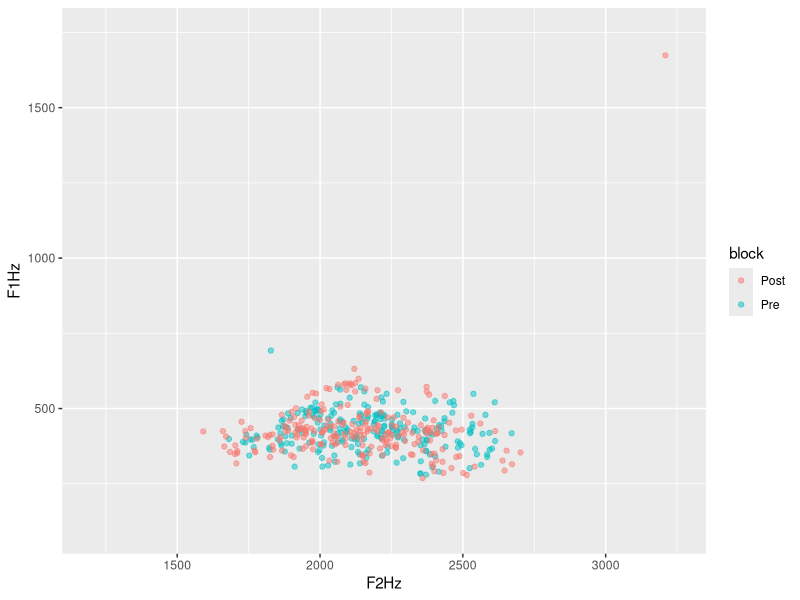
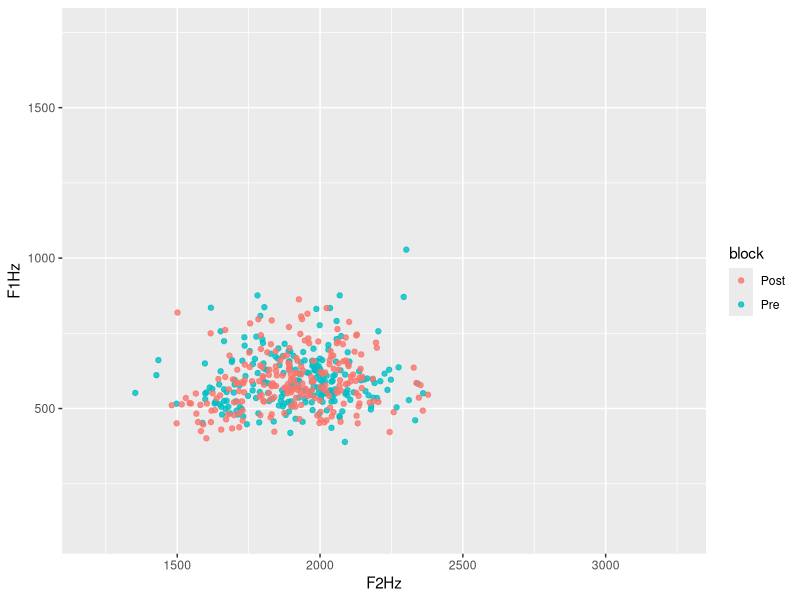
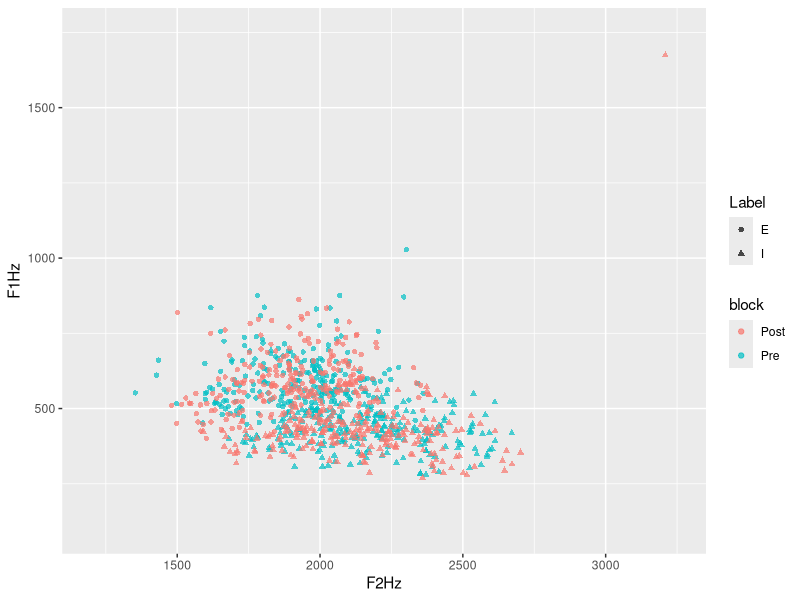
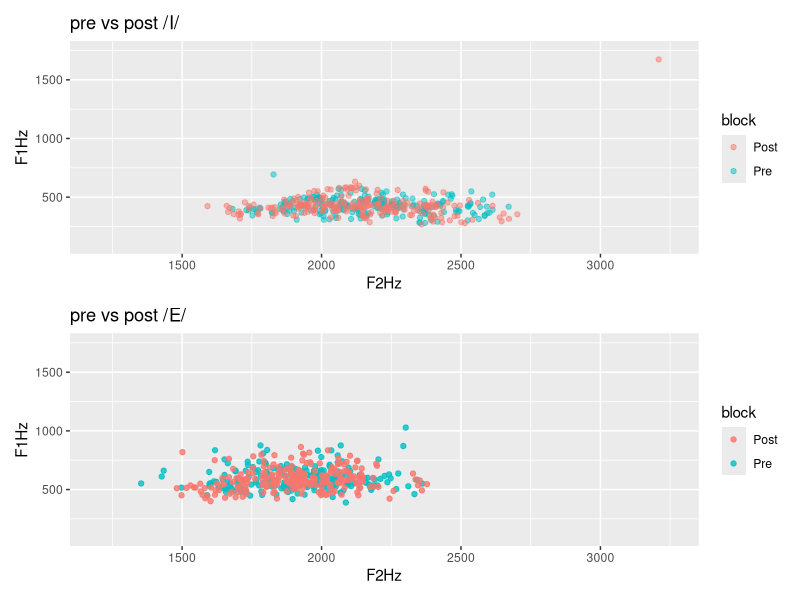
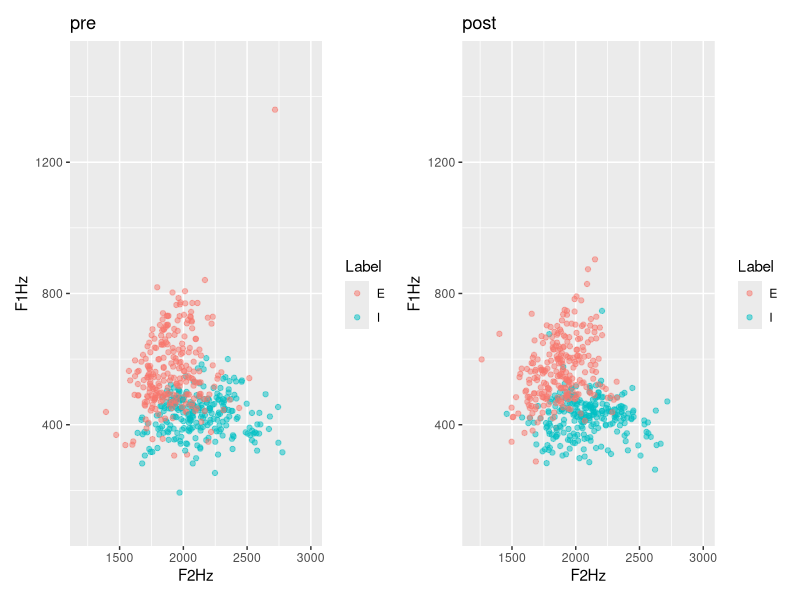
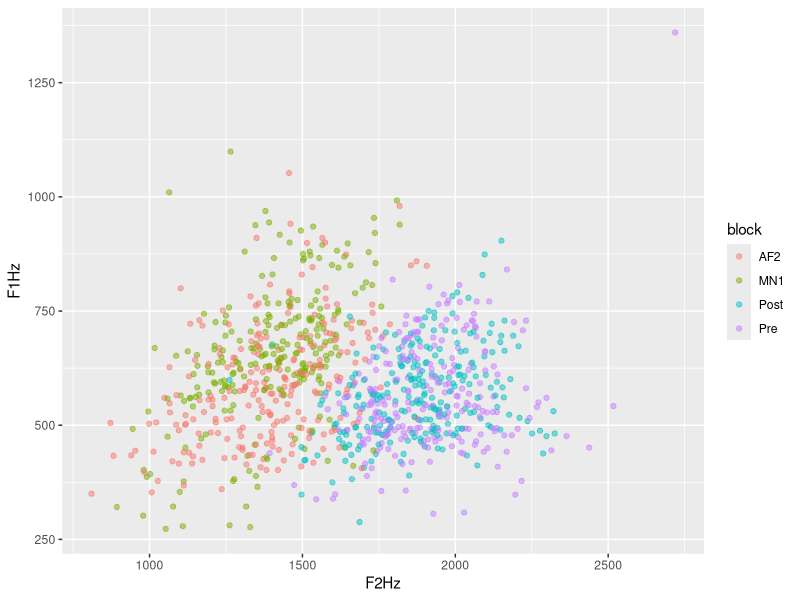
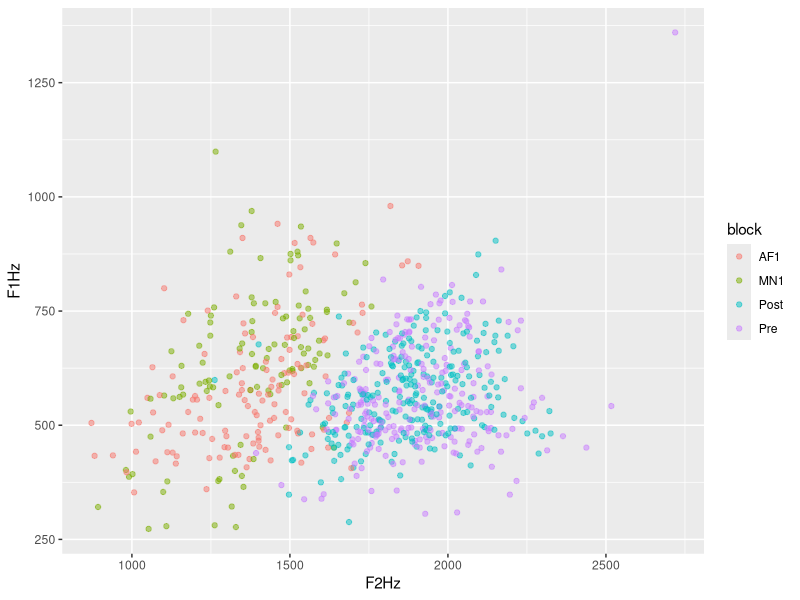
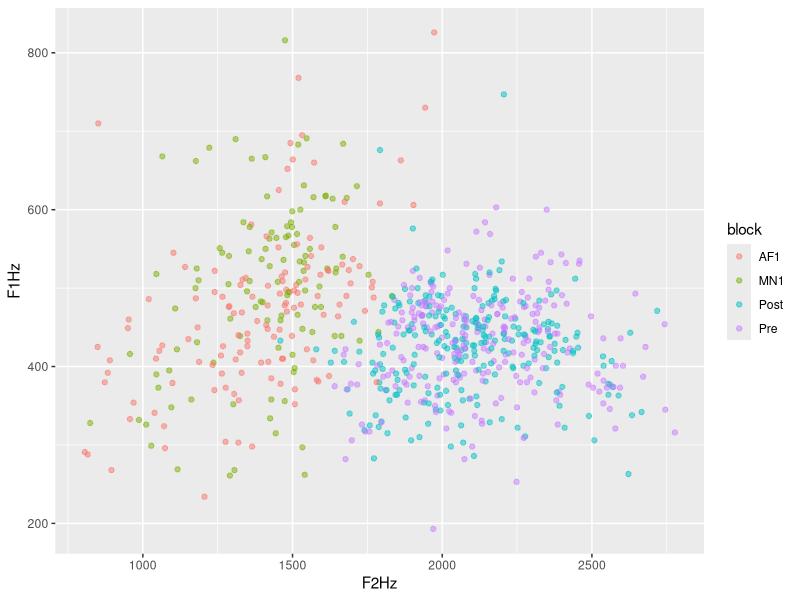

These figures' R source, in order: (Note: this script raises an error after producing the figures.)
## ---- chunk 1
library(dplyr)
fi<- read.csv("allFemaleI.csv", header = TRUE, sep = "\t")
fig<- fi |> mutate(gender = c(rep("F", times = nrow(fi))))
  
fe <- read.csv("allFemaleE.csv", header = TRUE, sep = "\t")
feg<- fe |> mutate(gender = c(rep("F", times = nrow(fe))))

mi<- read.csv("allMaleI.csv", header = TRUE, sep = "\t")
  mig<- mi |> mutate(gender = c(rep("M", times = nrow(mi))))

me <- read.csv("allMaleE.csv", header = TRUE, sep = "\t")
meg<- me |> mutate(gender = c(rep("M", times = nrow(me))))

mfie<- rbind(fig, feg, mig, meg)

#extract the fileName column
#fileNames<- rcds |> select(fileName)
#head(fileNames)
## ---- chunk 2
prod <- read.table(text = as.character(mfie$fileName), sep = "_")
head(prod)

### removing the ".wav" from the final column
#```{r}
#library(stringr)
#library(dplyr)
#prod <- prod %>% 
#  mutate(V5 =
#   str_sub(prod$V5, end=-5)
#  )
#head(prod)
## ---- chunk 3
#removing column 1 because it's just "subj"
newcols <- prod %>% 
  select(-V1)
colnames(newcols)

#revert the "Post" and the "seq" for posttest items 
#if v5 = post, v5 = v4, v4 = v5
correctPost <- newcols |> 
  mutate(V51 = ifelse(V5 == "Post", V4, V5),
         V4 = ifelse(V5 == "Post", V5, V4)) |> 
  select(-V5) |> 
  rename("V5" = "V51")

head(correctPost)

#rename new columns accordingly
nc<- correctPost %>% 
  rename("subj" = "V2",
         "word" = "V3",
         "block" = "V4",
         "seq" = "V5")

head(nc)


allcol<- as.data.frame(cbind(mfie$fileName, nc))|> rename("fileName"="mfie$fileName")
colnames(allcol)

df <- full_join(allcol, mfie, by = "fileName") |> rename("F0Hz" = "F0.Hz.", "F1Hz" = "F1.Hz.", "F2Hz" = "F2.Hz.", "F1Bark" = "F1.Bark.", "F2Bark" = "F2.Bark.")

#add column about BB condition

d <- df |> 
   mutate(
    BB = case_when(
      subj == "2" ~ "BB",
      subj == "4" ~ "BB",
      subj == "5" ~ "BB",
      subj == "9" ~ "BB",
      subj == "10" ~ "BB",
      subj == "12" ~ "BB",
      subj == "13" ~ "BB",
      subj == "14" ~ "BB",
      subj == "15" ~ "BB",
      subj == "16" ~ "BB",
      subj == "17" ~ "BB",
      subj == "19" ~ "BB",
      subj == "22" ~ "BB",
      subj == "25" ~ "BB",
      subj == "28" ~ "BB",
      subj == "32" ~ "BB",
      subj == "33" ~ "BB",
      subj == "34" ~ "BB",
      subj == "37" ~ "BB",
      subj == "39" ~ "BB",
      subj == "41" ~ "BB",
      subj == "42" ~ "BB",
      subj == "44" ~ "BB",
      subj == "45" ~ "BB",
      subj == "48" ~ "BB",
      subj == "52" ~ "BB",
      subj == "53" ~ "BB",
      subj == "55" ~ "BB",
      subj == "58" ~ "BB",
      subj == "59" ~ "BB",
      subj == "60" ~ "BB",
      TRUE ~ "NB")
   )

## ---- chunk 4
library(ggplot2)
library(patchwork)
#NB group pre and post for I
nbprei<- d |> filter(BB == "NB", block == "Pre", Label == "I")
nbposti <- d |> filter(BB == "NB", block == "Post", Label == "I")
nbi <- rbind(nbprei, nbposti)

ggplot(data = nbi, aes(x = F2Hz, y = F1Hz, color = block))+
  geom_point(alpha = 0.5) + xlim(1200, 3250) + ylim(100, 1750)

#NB group pre and post for E
nbpree<- d |> filter(BB == "NB", block == "Pre", Label == "E")
nbposte <- d |> filter(BB == "NB", block == "Post", Label == "E")
nbe <- rbind(nbpree, nbposte)

ggplot(data = nbe, aes(x = F2Hz, y = F1Hz, color = block))+
  geom_point(alpha = 0.8) + xlim(1200, 3250) + ylim(100, 1750)

#I and E together
nbpre<- d |> filter(BB == "NB", block == "Pre")
nbpost <- d |> filter(BB == "NB", block == "Post")
nb <- rbind(nbpre, nbpost)

ggplot(data = nb, aes(x = F2Hz, y = F1Hz, color = block, shape = Label))+
  geom_point(alpha = 0.7) +xlim(1200, 3250) + ylim(100, 1750)

pi<- ggplot(data = nbi, aes(x = F2Hz, y = F1Hz, color = block))+
  geom_point(alpha = 0.5) +xlim(1200, 3250) + ylim(100, 1750) + labs(title = "pre vs post /I/")

pe<-ggplot(data = nbe, aes(x = F2Hz, y = F1Hz, color = block))+
  geom_point(alpha = 0.8) +xlim(1200, 3250) + ylim(100, 1750)+ labs(title = "pre vs post /E/")
pi / pe
## ---- chunk 5
library(patchwork)
#BB group pre and post
bbpre<- d |> filter(BB == "BB", block == "Pre") #, Label == "E")
bbpost <- d |> filter(BB == "BB", block == "Post") #,Label == "E")
bb <- rbind(bbpre, bbpost)

#contrast at pretest for BB group
p1 <- ggplot(data = bbpre, aes(x = F2Hz, y = F1Hz, color = Label))+
  geom_point(alpha = 0.5) + xlim(1200,3000) + ylim(100, 1500)+labs(title = "pre")

#contrast at posttest for BB group
p2 <- ggplot(data = bbpost, aes(x = F2Hz, y = F1Hz, color = Label))+
  geom_point(alpha = 0.5) + xlim(1200,3000) + ylim(100, 1500) + labs(title = "post")

p1 + p2
## ---- chunk 6
library(ggplot2)
#BB group pretest and test
bbprentest<- d |> filter(BB == "BB", Label == "E")
#nrow(bbprentest)

ggplot(data = bbprentest, aes(x = F2Hz, y = F1Hz, color = block))+
  geom_point(alpha = 0.5)
## ---- chunk 7
d |> count(subj)
## ---- chunk 8

#define a function
#correctBlocks <- function(n) {

mn2subj <- c("2", "3", "5", "6", "8", "9", "10", "12", "15", "17", "19", "26", "30", "31", "33", "35", "38", "40", "42", "43", "46", "48", "50", "51", "52", "53", "54", "56", "58", "60")

db <-  d |> 
  mutate(
    block = case_when(
      subj %in% mn2subj & block == "MN1" ~ "MN2",
      subj %in% mn2subj & block == "AF2" ~ "AF1",
      subj %in% mn2subj & block == "Pre" ~ "Pre",
      subj %in% mn2subj & block == "Post" ~ "Post",
      !(subj %in% mn2subj) & block == "MN1" ~ "MN1",
      !(subj %in% mn2subj) & block == "AF2" ~ "AF2",
      !(subj %in% mn2subj) & block == "Pre" ~ "Pre",
      !(subj %in% mn2subj) & block == "Post" ~ "Post"
    )
    )
#}
## ---- chunk 9
#check if all subjects are coded correctly

db |> filter(block == "MN2") |> count(subj)
## ---- chunk 10
library(ggplot2)
# /E/ in BB group pretest and test
bbprentest<- db |> filter(BB == "BB", Label == "E") |> filter(block == "Pre" | block == "AF1" | block == "MN1" | block == "Post")
#nrow(bbprentest)

ggplot(data = bbprentest, aes(x = F2Hz, y = F1Hz, color = block))+
  geom_point(alpha = 0.5)

# /I/ in BB group pretest and test
bbprentest<- db |> filter(BB == "BB", Label == "I") |> filter(block == "Pre" | block == "AF1" | block == "MN1" | block == "Post")
#nrow(bbprentest)

ggplot(data = bbprentest, aes(x = F2Hz, y = F1Hz, color = block))+
  geom_point(alpha = 0.5)
## ---- chunk 11
#BB group, pre vs post, both phonemes
library(patchwork)
bbprentestE<- db |> filter(BB == "BB", Label == "E") |> filter(block == "Pre" | block == "Post")
bbprentestI<- db |> filter(BB == "BB", Label == "I") |> filter(block == "Pre" | block == "Post")
#nrow(bbprentest)

p1 <- ggplot(data = bbprentestE, aes(x = F2Hz, y = F1Hz, color = block))+
  geom_point(alpha = 0.5) + ggtitle("pre/post comparison of /E/")+theme(legend.position="none")

p2 <- ggplot(data = bbprentestI, aes(x = F2Hz, y = F1Hz, color = block))+
  geom_point(alpha = 0.5)+ ggtitle("pre/post comparison of /I/")

p1 + p2 
## ---- chunk 12
#blocks: pre, AF1, MN1, Post

library(lme4)

af1subj <- c("2", "3", "5", "6", "8", "9", "10", "12", "15", "17", "19", "26", "30", "31", "33", "35", "38", "40", "42", "43", "46", "48", "50", "51", "52", "53", "54", "56", "58", "60")

df <- db |> filter(block == "Pre" | block == "AF1" | block == "MN1" | block == "Post") |> 
  mutate(
    AF = case_when(
      subj %in% af1subj ~ "AF",
      TRUE ~ "MN")) |> mutate(
     block = case_when(
      block == "AF1" ~ "2",
      block == "MN1" ~ "2",
      block == "Pre" ~ "1",
      block == "Post" ~ "4")
   )

#change variables into correct data types
df$BB <- as.factor(df$BB)
df$Label <- as.factor(df$Label)
df$block <- as.factor(df$block)
df$gender <- as.factor(df$gender)
df$AF <- as.factor(df$AF)
df$subj <- as.character(df$subj)
df$seq <- as.numeric(df$seq)
df$F0Hz <- as.numeric(df$F0Hz)
df$F1Hz <- as.numeric(df$F1Hz)
df$F2Hz <- as.numeric(df$F2Hz)
df$F1Bark <- as.numeric(df$F1Bark)
df$F2Bark <- as.numeric(df$F2Bark)

write.csv(df, "productionFullTable.csv")

#contrast coding
df$BB <- relevel(df$BB, ref = "NB")

df$Label <- relevel(df$Label, ref = "I")

df$block <- relevel(df$block, ref = "1")

df$gender <- relevel(df$gender, ref = "F")

#model with blocks 1,2,4
f1hzallbl <- lmer(F1Hz ~ block * BB * AF* Label + gender + (1|subj) + (1|word), data = df)
summary(f1hzallbl)
## ---- chunk 13
#effect plots
library (effects)
 eall.f1hzallbl <- predictorEffects(f1hzallbl)
 #plot(eall.f1hzallbl)
 #plot(predictorEffects(f1hzallbl, ~BB))
 #plot(predictorEffects(f1hzallbl, ~block))
 plot(predictorEffects(f1hzallbl, ~Label))
## ---- chunk 14
# BB group, pre vs test, both phonemes

bbprentestE<- df |> filter(BB == "BB", Label == "E") |> filter(block == "1" | block == "2") |> mutate(block = case_when(block == "1" ~ "pretest",
                        block == "2" ~ "test"))
bbprentestI<- df |> filter(BB == "BB", Label == "I") |> filter(block == "1" | block == "2")|> mutate(block = case_when(block == "1" ~ "pretest",
                        block == "2" ~ "test"))
#nrow(bbprentest)

p1 <- ggplot(data = bbprentestE, aes(x = F2Hz, y = F1Hz, color = block))+
  geom_point(alpha = 0.5) + ylim (200, 1500) + ggtitle("bite block effect for /E/")+theme(legend.position="none")

p2 <- ggplot(data = bbprentestI, aes(x = F2Hz, y = F1Hz, color = block))+
  geom_point(alpha = 0.5) + ylim (200, 1500) + ggtitle("bite block effect for /I/")

p1 + p2 
## ---- chunk 15
f2hzallbl <- lmer(F2Hz ~ block * BB * AF* Label + gender + (1|subj) + (1|word), data = df)
summary(f2hzallbl)
## ---- chunk 16
#convert seq as numeric instead of categorical
df$seq <- as.numeric(df$seq)
## ---- chunk 17
#seq as a separate variable
f1hzallblsq1 <- lmer(F1Hz ~ block * BB * AF* Label +  seq + gender + (1|subj) + (1|word), data = df)
summary(f1hzallblsq1)
## ---- chunk 18
#seq as interaction in hertz model
f1hzallblsq <- lmer(F1Hz ~ block * BB * AF* Label * seq + gender + (1|subj) + (1|word), data = df)
summary(f1hzallblsq)
## ---- chunk 19
#try releveling the reference level to BB to check if block4:LabelE:seq is significant
df$BB <- relevel(df$BB, ref = "BB")
f1hzallblsqrl <- lmer(F1Hz ~ block * BB * AF* Label * seq + gender + (1|subj) + (1|word), data = df)
summary(f1hzallblsqrl)
## ---- chunk 20
#bark model with seq
#correct back to NB as reference
df$BB <- relevel(df$BB, ref = "NB")

f1bkallblsq <- lmer(F1Bark ~ block * BB * AF* Label * seq + gender + (1|subj) + (1|word), data = df)
summary(f1bkallblsq)
## ---- chunk 21
#F2 model in bark
f2hzallblsq <- lmer(F2Hz ~ block * BB * AF* Label * seq + gender + (1|subj) + (1|word), data = df)
summary(f2hzallblsq)
## ---- chunk 22
#F2 model in bark
f2bkallblsq <- lmer(F2Bark ~ block * BB * AF* Label * seq + gender + (1|subj) + (1|word), data = df)
summary(f2bkallblsq)
## ---- chunk 23
#model for pretest vs test in order to only plot the interaction effect in pre vs post
prentest <- df |> filter(block == "1" | block == "2")|> mutate(block = case_when(block == "1" ~ "pretest",
                        block == "2" ~ "test"))

f2hzprentest <- lmer(F2Hz ~ block * BB * AF* Label + gender + (1|subj) + (1|word), data = prentest)
#effect plot
library(effects)
plot(effect( "block * BB * AF", f2hzprentest))
## ---- chunk 24
#bark model
f1barkallbl <- lmer(F1Bark ~ block * BB * AF* Label + gender + (1|subj) + (1|word), data = df)
summary(f1barkallbl)
## ---- chunk 25
library(lme4)
f2barkallbl <- lmer(F2Bark ~ block * BB * AF* Label + gender + (1|subj) + (1|word), data = df)
summary(f2barkallbl)
## ---- chunk 26
#in hertz
#reshaping data
library(tidyr)
ridgedf <- df |> filter(block == "2", AF == "AF") |> 
  pivot_longer(
    cols = c("F1Hz","F2Hz"), 
    names_to = "formant", 
    values_to = "Hertz",
  )
head(ridgedf)

library(ggplot2)
library(ggridges)
#define color-blindness-friendly colors
color <- c("#0072B2", "#CC79A7")
ggplot(ridgedf, aes(x = Hertz, y = formant, fill = BB)) +
  geom_density_ridges(alpha = 0.6) +
  theme_ridges() +
  scale_fill_discrete(breaks = c ("F1Hertz","F2Hertz")) +
  scale_fill_manual(values = color)+
  ggtitle("formant values at block 2, for AF condition")
#ggsave("ridgeBlock2AF.png", plot = last_plot(), device = NULL, scale = 1,dpi = 600)
## ---- chunk 27
#reshaping data
library(tidyr)
ridgedf <- df |> filter(block == "2", AF == "AF") |> 
  pivot_longer(
    cols = c("F1Bark","F2Bark"), 
    names_to = "formant", 
    values_to = "Bark",
  )
head(ridgedf)

library(ggplot2)
library(ggridges)
#define color-blindness-friendly colors
color <- c("#0072B2", "#CC79A7")
ggplot(ridgedf, aes(x = Bark, y = formant, fill = BB)) +
  geom_density_ridges(alpha = 0.6) +
  theme_ridges() +
  scale_fill_discrete(breaks = c ("F1Bark","F2Bark")) +
  scale_fill_manual(values = color)+
  ggtitle("formant values at block 2, for AF condition")
#ggsave("ridgeBlock2AFBark.png", plot = last_plot(), device = NULL, scale = 1,dpi = 600)
## ---- chunk 28
#reshaping data
library(tidyr)
ridgedf <- df |> filter(block == "2", AF == "MN") |> 
  pivot_longer(
    cols = c("F1Hz","F2Hz"), 
    names_to = "formant", 
    values_to = "Hertz",
  )
head(ridgedf)

library(ggplot2)
library(ggridges)
#define color-blindness-friendly colors
color <- c("#0072B2", "#CC79A7")
ggplot(ridgedf, aes(x = Hertz, y = formant, fill = BB)) +
  geom_density_ridges(alpha = 0.6) +
  theme_ridges() +
  scale_fill_discrete(breaks = c ("F1Hz","F2Hz")) +
  scale_fill_manual(values = color)+
ggtitle("formant values at block 2, for MN condition")
#ggsave("ridgeBlock2MN.png", plot = last_plot(), device = NULL, scale = 1,dpi = 600)
## ---- chunk 29
#reshaping data
library(tidyr)
ridge4af <- df |> filter(block == "4", AF == "AF") |> 
  pivot_longer(
    cols = c("F1Hz","F2Hz"), 
    names_to = "formant", 
    values_to = "Hertz",
  )
head(ridgedf)

library(ggplot2)
library(ggridges)
#define color-blindness-friendly colors
color <- c("#0072B2", "#CC79A7")
ggplot(ridge4af, aes(x = Hertz, y = formant, fill = BB)) +
  geom_density_ridges(alpha = 0.6) +
  theme_ridges() +
  scale_fill_discrete(breaks = c ("F1Hz","F2Hz")) +
  ggtitle("formant values at block 4, for AF condition")
  scale_fill_manual(values = color)
#ggsave("ridgeBlock4AF.png", plot = last_plot(), device = NULL, scale = 1,dpi = 600)
## ---- chunk 30
#in bark
library(tidyr)
ridge4af <- df |> filter(block == "4", AF == "AF") |> 
  pivot_longer(
    cols = c("F1Bark","F2Bark"), 
    names_to = "formant", 
    values_to = "Bark",
  )
head(ridgedf)

library(ggplot2)
library(ggridges)
#define color-blindness-friendly colors
color <- c("#0072B2", "#CC79A7")
ggplot(ridge4af, aes(x = Bark, y = formant, fill = BB)) +
  geom_density_ridges(alpha = 0.6) +
  theme_ridges() +
  scale_fill_discrete(breaks = c ("F1Bark","F2Bark")) +
  ggtitle("formant values at block 4, for AF condition")
  scale_fill_manual(values = color)
## ---- chunk 31
#reshaping data
library(tidyr)
ridge4mn <- df |> filter(block == "4", AF == "MN") |> 
  pivot_longer(
    cols = c("F1Hz","F2Hz"), 
    names_to = "formant", 
    values_to = "Hertz",
  )
head(ridgedf)

library(ggplot2)
library(ggridges)
#define color-blindness-friendly colors
color <- c("#0072B2", "#CC79A7")
ggplot(ridge4mn, aes(x = Hertz, y = formant, fill = BB)) +
  geom_density_ridges(alpha = 0.6) +
  theme_ridges() +
  scale_fill_discrete(breaks = c ("F1Hz","F2Hz")) +
  ggtitle("formant values at block 4, for MN condition")
  scale_fill_manual(values = color)
#ggsave("ridgeBlock4MN.png", plot = last_plot(), device = NULL, scale = 1,dpi = 600)
## ---- chunk 32
#reshaping data
library(tidyr)
ridge4mn <- df |> filter(block == "4", AF == "MN") |> 
  pivot_longer(
    cols = c("F1Bark","F2Bark"), 
    names_to = "formant", 
    values_to = "Bark",
  )
head(ridgedf)

library(ggplot2)
library(ggridges)
#define color-blindness-friendly colors
color <- c("#0072B2", "#CC79A7")
ggplot(ridge4mn, aes(x = Bark, y = formant, fill = BB)) +
  geom_density_ridges(alpha = 0.6) +
  theme_ridges() +
  scale_fill_discrete(breaks = c ("F1Bark","F2Bark")) +
  ggtitle("formant values at block 4, for MN condition")
  scale_fill_manual(values = color)
## ---- chunk 33
#filter for the pre and post conditions
prepost <- db |> filter(block == "Pre" | block == "Post")

f1hzprepost <- lmer(F1Hz ~ block * BB * block* Label + gender + (1|subj) + (1|word), data = prepost)
summary(f1hzprepost)

f2hzprepost <- lmer(F2Hz ~ block * BB * block* Label + gender + (1|subj) + (1|word), data = prepost)
summary(f2hzprepost)
## ---- chunk 34
#filter for MN1 and AF1, comprare with pretest
bl1 <- db |> filter(block == "Pre" | block == "MN1" | block == "AF1") 
af1subj <- c("2", "3", "5", "6", "8", "9", "10", "12", "15", "17", "19", "26", "30", "31", "33", "35", "38", "40", "42", "43", "46", "48", "50", "51", "52", "53", "54", "56", "58", "60")
bl1af <- bl1 |> mutate(
    AF = case_when(
      subj %in% af1subj ~ "AF",
      TRUE ~ "MN")) |> mutate(
     block = case_when(
      block == "AF1" ~ "2",
      block == "MN1" ~ "2",
      block == "Pre" ~ "1")
   )
      
  


#repeating contrast coding so as to not change results when rerunning this block after running the next block

#contrast coding
bl1af$BB <- as.factor(bl1af$BB)
bl1af$BB <- relevel(bl1af$BB, ref = "NB")

bl1af$Label <- as.factor(bl1af$Label)
bl1af$Label <- relevel(bl1af$Label, ref = "I")

bl1af$block <- as.factor(bl1af$block)
bl1af$block <- relevel(bl1af$block, ref = "1")

bl1af$gender <- as.factor(bl1af$gender)
bl1af$gender <- relevel(bl1af$gender, ref = "F")

f1hzbl1af <- lmer(F1Hz ~ block * BB * AF* Label + gender + (1|subj) + (1|word), data = bl1af)
summary(f1hzbl1af)

f2hzbl1af <- lmer(F2Hz ~ block * BB * AF* Label + gender + (1|subj) + (1|word), data = bl1af)
summary(f2hzbl1af)


dbaf<-  db|> filter(block == "AF1" | block == "Pre") |> filter(Label == "E")

ggplot(data = dbaf, aes(x = F2Hz, y = F1Hz, color = block))+
  geom_point(alpha = 0.5)
## ---- chunk 35
#splitting up MN1 and AF1, compare with pretest respectively
af <- db |> filter(block == "Pre" | block == "AF1")
mn <- db |> filter(block == "Pre" | block == "MN1")

#contrast coding
af$BB <- as.factor(af$BB)
af$BB <- relevel(af$BB, ref = "NB")

af$Label <- as.factor(af$Label)
af$Label <- relevel(af$Label, ref = "I")

af$block <- as.factor(af$block)
af$block <- relevel(af$block, ref = "Pre")

af$gender <- as.factor(af$gender)
af$gender <- relevel(af$gender, ref = "F")

f1hzaf <- lmer(F1Hz ~ block * BB * Label + gender + (1|subj) + (1|word), data = af)
summary(f1hzaf)

mn$BB <- as.factor(mn$BB)
mn$BB <- relevel(mn$BB, ref = "NB")

mn$Label <- as.factor(mn$Label)
mn$Label <- relevel(mn$Label, ref = "I")

mn$block <- as.factor(mn$block)
mn$block <- relevel(mn$block, ref = "Pre")

mn$gender <- as.factor(mn$gender)
mn$gender <- relevel(mn$gender, ref = "F")

f1hzmn <- lmer(F1Hz ~ block * BB * block* Label + gender + (1|subj) + (1|word), data = mn)
summary(f1hzmn)
## ---- chunk 36
#code male as reference level to check whether the BB group have a different F1 at AF1
# (the alternative would be to code the contrast for gender as -0.5/+0.5, which then has the mean of F and M as the reference level. But literature has shown a gender difference in tongue root mobility, so we have reason to distinguish the two)
af$gender <- as.factor(af$gender)
af$gender <- relevel(af$gender, ref = "M")

mn$gender <- as.factor(mn$gender)
mn$gender <- relevel(mn$gender, ref = "M")

f1hzafm <- lmer(F1Hz ~ block * BB * block* Label + gender + (1|subj) + (1|word), data = af)
summary(f1hzafm)

f1hzmnm <- lmer(F1Hz ~ block * BB * block* Label + gender + (1|subj) + (1|word), data = mn)
summary(f1hzmnm)

## ---- chunk 37
#model plot
data_summary <- function(data, varname, groupnames){
  require(plyr)
  summary_func <- function(x, col){
    c(mean = mean(x[[col]], na.rm=TRUE),
      sd = sd(x[[col]], na.rm=TRUE))
  }
  data_sum<-ddply(data, groupnames, .fun=summary_func,
                  varname)
  data_sum <- rename(data_sum, c("mean" = varname))
 return(data_sum)
}


library(ggplot2)
f1i <- af |> filter(Label == "I")

f1e <- af |> filter(Label == "E")

f1ierr <- data_summary(f1i, varname="F1Hz", 
                    groupnames=c("block", "BB"))

f1eerr <- data_summary(f1e, varname="F1Hz", 
                    groupnames=c("block", "BB"))


p1<- ggplot(data=f1i, aes(x=BB, y=F1Hz, fill=block)) +
  geom_bar(stat="identity", position=position_dodge())+
  labs (title = "F1 of /I/ at pre test and test, in AF condition")

p1 + geom_errorbar(data = f1ierr, aes(ymin=F1Hz-sd, ymax=F1Hz+sd), width=.2,
                 position=position_dodge(.9))



p2 <- ggplot(data=f1e, aes(x=BB, y=F1Hz, fill=block)) +
  geom_bar(stat="identity", position=position_dodge())+
  labs (title = "F1 of /E/ at pre test and test, in AF condition")

p2 + geom_errorbar(data = f1eerr, aes(ymin=F1Hz-sd, ymax=F1Hz+sd), width=.2,
                 position=position_dodge(.9))

## ---- chunk 38
#model plot
library(ggplot2)
mni <- mn |> filter(Label == "I")

ggplot(data=mni, aes(x=BB, y=F1Hz, fill=block)) +
  geom_bar(stat="identity", position=position_dodge())+
  labs (title = "F1 of /I/ at pre test and test, in MN condition")

mne <- mn |> filter(Label == "E")

ggplot(data=mne, aes(x=BB, y=F1Hz, fill=block)) +
  geom_bar(stat="identity", position=position_dodge())+
  labs (title = "F1 of /E/ at pre test and test, in MN condition")
## ---- chunk 39
#add in error bars
data_summary <- function(data, varname, groupnames){
  require(plyr)
  summary_func <- function(x, col){
    c(mean = mean(x[[col]], na.rm=TRUE),
      sd = sd(x[[col]], na.rm=TRUE))
  }
  data_sum<-ddply(data, groupnames, .fun=summary_func,
                  varname)
  data_sum <- rename(data_sum, c("mean" = varname))
 return(data_sum)
}


f1ierr <- data_summary(f1i, varname="F1Hz", 
                    groupnames=c("block", "BB"))

f1eerr <- data_summary(f1e, varname="F1Hz", 
                    groupnames=c("block", "BB"))

head(f1ierr)

p <- ggplot(data=f1ierr, aes(x=BB, y=F1Hz, fill=block)) + 
   geom_bar(stat="identity", position=position_dodge()) +
  geom_errorbar(aes(ymin=F1Hz-sd, ymax=F1Hz+sd), width=.2,
                 position=position_dodge(.9))
  
p + scale_fill_brewer(palette="Paired") + theme_minimal()+labs (title = "F1 of /I/ at pre test and test, in AF condition")
## ---- chunk 40
library(effects)

plot(effect( "block * BB * Label", f1hzmn))

plot(effect( "block * BB * Label", f1hzaf))
## ---- chunk 41
#f2 models
af$gender <- as.factor(af$gender)
af$gender <- relevel(af$gender, ref = "F")
f2hzaf <- lmer(F2Hz ~ block * BB * block* Label + gender + (1|subj) + (1|word), data = af)
summary(f2hzaf)

f2hzmn <- lmer(F2Hz ~ block * BB * block* Label + gender + (1|subj) + (1|word), data = mn)
summary(f2hzmn)
## ---- chunk 42
plot(effect( "block * BB * Label", f1hzaf))
## ---- chunk 43
#prepost model
#splitting up MN1 and AF1, compare with pretest respectively
prepost <- db |> filter(block == "Pre" | block == "Post")

#contrast coding
prepost$BB <- as.factor(prepost$BB)
prepost$BB <- relevel(prepost$BB, ref = "NB")

prepost$Label <- as.factor(prepost$Label)
prepost$Label <- relevel(prepost$Label, ref = "I")

prepost$block <- as.factor(prepost$block)
prepost$block <- relevel(prepost$block, ref = "Pre")

prepost$gender <- as.factor(prepost$gender)
prepost$gender <- relevel(prepost$gender, ref = "F")

f1hzpp <- lmer(F1Hz ~ block * BB * Label + gender + (1|subj) + (1|word), data = prepost)
summary(f1hzpp)

f2hzpp <- lmer(F2Hz ~ block * BB * Label + gender + (1|subj) + (1|word), data = prepost)
summary(f2hzpp)
## ---- chunk 44
#plotting the one significant result
plot(effect( "BB * Label", f1hzpp))
## ---- chunk 45
mn2subj <- c("2", "3", "5", "6", "8", "9", "10", "12", "15", "17", "19", "26", "30", "31", "33", "35", "38", "40", "42", "43", "46", "48", "50", "51", "52", "53", "54", "56", "58", "60")
ppaf <- db |> filter(subj %in% mn2subj)|> filter(block == "Pre" | block == "Post")

ppmn <- db |> filter(!subj %in% mn2subj)|> filter(block == "Pre" | block == "Post")


#change df name
ppaf$BB <- as.factor(ppaf$BB)
ppaf$BB <- relevel(ppaf$BB, ref = "NB")

ppaf$Label <- as.factor(ppaf$Label)
ppaf$Label <- relevel(ppaf$Label, ref = "I")

ppaf$block <- as.factor(ppaf$block)
ppaf$block <- relevel(ppaf$block, ref = "Pre")

ppaf$gender <- as.factor(ppaf$gender)
ppaf$gender <- relevel(ppaf$gender, ref = "F")

ppmn$BB <- as.factor(ppmn$BB)
ppmn$BB <- relevel(ppmn$BB, ref = "NB")

ppmn$Label <- as.factor(ppmn$Label)
ppmn$Label <- relevel(ppmn$Label, ref = "I")

ppmn$block <- as.factor(ppmn$block)
ppmn$block <- relevel(ppmn$block, ref = "Pre")

ppmn$gender <- as.factor(ppmn$gender)
ppmn$gender <- relevel(ppmn$gender, ref = "F")

#run lmers 

ppmnf1 <- lmer(F1Hz ~ block * BB * Label + gender + (1|subj) + (1|word), data = ppmn)
summary(ppmnf1)

ppmnf2 <- lmer(F2Hz ~ block * BB * Label + gender + (1|subj) + (1|word), data = ppmn)
summary(ppmnf2)

ppaff1 <- lmer(F1Hz ~ block * BB * Label + gender + (1|subj) + (1|word), data = ppaf)
summary(ppaff1)

ppaff2 <- lmer(F2Hz ~ block * BB * Label + gender + (1|subj) + (1|word), data = ppaf)
summary(ppaff2)
